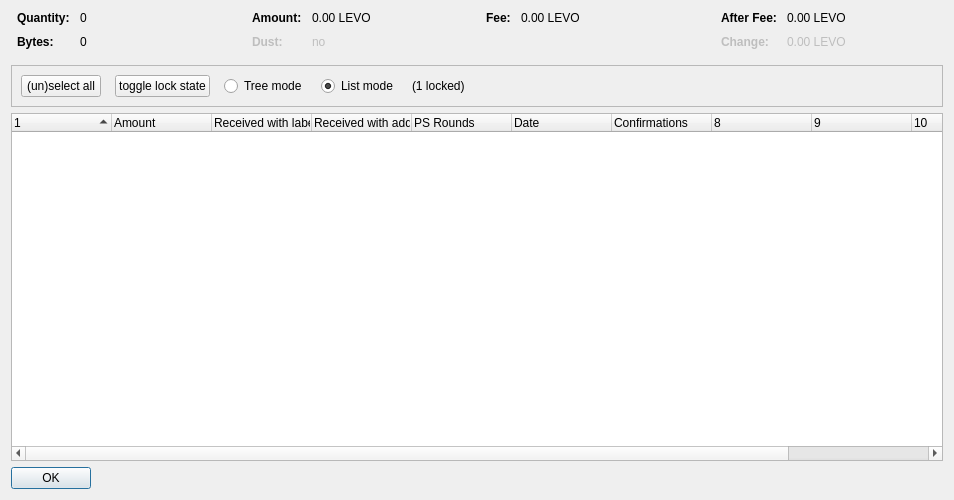
<?xml version="1.0" encoding="UTF-8"?>
<ui version="4.0">
 <class>CoinControlDialog</class>
 <widget class="QDialog" name="CoinControlDialog">
  <property name="geometry">
   <rect>
    <x>0</x>
    <y>0</y>
    <width>954</width>
    <height>500</height>
   </rect>
  </property>
  <property name="windowTitle">
   <string>Coin Selection</string>
  </property>
  <layout class="QVBoxLayout" name="verticalLayout">
   <item>
    <layout class="QHBoxLayout" name="horizontalLayoutTop" stretch="0,0,0,0">
     <property name="topMargin">
      <number>0</number>
     </property>
     <property name="bottomMargin">
      <number>10</number>
     </property>
     <item>
      <layout class="QFormLayout" name="formLayoutCoinControl1">
       <property name="horizontalSpacing">
        <number>10</number>
       </property>
       <property name="verticalSpacing">
        <number>10</number>
       </property>
       <property name="leftMargin">
        <number>6</number>
       </property>
       <property name="rightMargin">
        <number>6</number>
       </property>
       <item row="0" column="0">
        <widget class="QLabel" name="labelCoinControlQuantityText">
         <property name="font">
          <font>
           <weight>75</weight>
           <bold>true</bold>
          </font>
         </property>
         <property name="text">
          <string>Quantity:</string>
         </property>
        </widget>
       </item>
       <item row="0" column="1">
        <widget class="QLabel" name="labelCoinControlQuantity">
         <property name="cursor">
          <cursorShape>IBeamCursor</cursorShape>
         </property>
         <property name="contextMenuPolicy">
          <enum>Qt::ActionsContextMenu</enum>
         </property>
         <property name="text">
          <string notr="true">0</string>
         </property>
         <property name="textInteractionFlags">
          <set>Qt::LinksAccessibleByMouse|Qt::TextSelectableByKeyboard|Qt::TextSelectableByMouse</set>
         </property>
        </widget>
       </item>
       <item row="1" column="0">
        <widget class="QLabel" name="labelCoinControlBytesText">
         <property name="font">
          <font>
           <weight>75</weight>
           <bold>true</bold>
          </font>
         </property>
         <property name="text">
          <string>Bytes:</string>
         </property>
        </widget>
       </item>
       <item row="1" column="1">
        <widget class="QLabel" name="labelCoinControlBytes">
         <property name="cursor">
          <cursorShape>IBeamCursor</cursorShape>
         </property>
         <property name="contextMenuPolicy">
          <enum>Qt::ActionsContextMenu</enum>
         </property>
         <property name="text">
          <string notr="true">0</string>
         </property>
         <property name="textInteractionFlags">
          <set>Qt::LinksAccessibleByMouse|Qt::TextSelectableByKeyboard|Qt::TextSelectableByMouse</set>
         </property>
        </widget>
       </item>
      </layout>
     </item>
     <item>
      <layout class="QFormLayout" name="formLayoutCoinControl2">
       <property name="horizontalSpacing">
        <number>10</number>
       </property>
       <property name="verticalSpacing">
        <number>10</number>
       </property>
       <property name="leftMargin">
        <number>6</number>
       </property>
       <property name="rightMargin">
        <number>6</number>
       </property>
       <item row="0" column="0">
        <widget class="QLabel" name="labelCoinControlAmountText">
         <property name="font">
          <font>
           <weight>75</weight>
           <bold>true</bold>
          </font>
         </property>
         <property name="text">
          <string>Amount:</string>
         </property>
        </widget>
       </item>
       <item row="0" column="1">
        <widget class="QLabel" name="labelCoinControlAmount">
         <property name="cursor">
          <cursorShape>IBeamCursor</cursorShape>
         </property>
         <property name="contextMenuPolicy">
          <enum>Qt::ActionsContextMenu</enum>
         </property>
         <property name="text">
          <string notr="true">0.00 LEVO</string>
         </property>
         <property name="textInteractionFlags">
          <set>Qt::LinksAccessibleByMouse|Qt::TextSelectableByKeyboard|Qt::TextSelectableByMouse</set>
         </property>
        </widget>
       </item>
       <item row="1" column="0">
        <widget class="QLabel" name="labelCoinControlLowOutputText">
         <property name="enabled">
          <bool>false</bool>
         </property>
         <property name="font">
          <font>
           <weight>75</weight>
           <bold>true</bold>
          </font>
         </property>
         <property name="text">
          <string>Dust:</string>
         </property>
        </widget>
       </item>
       <item row="1" column="1">
        <widget class="QLabel" name="labelCoinControlLowOutput">
         <property name="enabled">
          <bool>false</bool>
         </property>
         <property name="cursor">
          <cursorShape>IBeamCursor</cursorShape>
         </property>
         <property name="contextMenuPolicy">
          <enum>Qt::ActionsContextMenu</enum>
         </property>
         <property name="text">
          <string notr="true">no</string>
         </property>
         <property name="textInteractionFlags">
          <set>Qt::LinksAccessibleByMouse|Qt::TextSelectableByKeyboard|Qt::TextSelectableByMouse</set>
         </property>
        </widget>
       </item>
      </layout>
     </item>
     <item>
      <layout class="QFormLayout" name="formLayoutCoinControl3">
       <property name="horizontalSpacing">
        <number>10</number>
       </property>
       <property name="verticalSpacing">
        <number>10</number>
       </property>
       <property name="leftMargin">
        <number>6</number>
       </property>
       <property name="rightMargin">
        <number>6</number>
       </property>
       <item row="0" column="0">
        <widget class="QLabel" name="labelCoinControlFeeText">
         <property name="font">
          <font>
           <weight>75</weight>
           <bold>true</bold>
          </font>
         </property>
         <property name="text">
          <string>Fee:</string>
         </property>
        </widget>
       </item>
       <item row="0" column="1">
        <widget class="QLabel" name="labelCoinControlFee">
         <property name="cursor">
          <cursorShape>IBeamCursor</cursorShape>
         </property>
         <property name="contextMenuPolicy">
          <enum>Qt::ActionsContextMenu</enum>
         </property>
         <property name="text">
          <string notr="true">0.00 LEVO</string>
         </property>
         <property name="textInteractionFlags">
          <set>Qt::LinksAccessibleByMouse|Qt::TextSelectableByKeyboard|Qt::TextSelectableByMouse</set>
         </property>
        </widget>
       </item>
      </layout>
     </item>
     <item>
      <layout class="QFormLayout" name="formLayoutCoinControl4">
       <property name="horizontalSpacing">
        <number>10</number>
       </property>
       <property name="verticalSpacing">
        <number>10</number>
       </property>
       <property name="leftMargin">
        <number>6</number>
       </property>
       <property name="rightMargin">
        <number>6</number>
       </property>
       <item row="0" column="0">
        <widget class="QLabel" name="labelCoinControlAfterFeeText">
         <property name="font">
          <font>
           <weight>75</weight>
           <bold>true</bold>
          </font>
         </property>
         <property name="text">
          <string>After Fee:</string>
         </property>
        </widget>
       </item>
       <item row="0" column="1">
        <widget class="QLabel" name="labelCoinControlAfterFee">
         <property name="cursor">
          <cursorShape>IBeamCursor</cursorShape>
         </property>
         <property name="contextMenuPolicy">
          <enum>Qt::ActionsContextMenu</enum>
         </property>
         <property name="text">
          <string notr="true">0.00 LEVO</string>
         </property>
         <property name="textInteractionFlags">
          <set>Qt::LinksAccessibleByMouse|Qt::TextSelectableByKeyboard|Qt::TextSelectableByMouse</set>
         </property>
        </widget>
       </item>
       <item row="1" column="0">
        <widget class="QLabel" name="labelCoinControlChangeText">
         <property name="enabled">
          <bool>false</bool>
         </property>
         <property name="font">
          <font>
           <weight>75</weight>
           <bold>true</bold>
          </font>
         </property>
         <property name="text">
          <string>Change:</string>
         </property>
        </widget>
       </item>
       <item row="1" column="1">
        <widget class="QLabel" name="labelCoinControlChange">
         <property name="enabled">
          <bool>false</bool>
         </property>
         <property name="cursor">
          <cursorShape>IBeamCursor</cursorShape>
         </property>
         <property name="contextMenuPolicy">
          <enum>Qt::ActionsContextMenu</enum>
         </property>
         <property name="text">
          <string notr="true">0.00 LEVO</string>
         </property>
         <property name="textInteractionFlags">
          <set>Qt::LinksAccessibleByMouse|Qt::TextSelectableByKeyboard|Qt::TextSelectableByMouse</set>
         </property>
        </widget>
       </item>
      </layout>
     </item>
    </layout>
   </item>
   <item>
    <widget class="QFrame" name="frame">
     <property name="minimumSize">
      <size>
       <width>0</width>
       <height>40</height>
      </size>
     </property>
     <property name="frameShape">
      <enum>QFrame::StyledPanel</enum>
     </property>
     <property name="frameShadow">
      <enum>QFrame::Sunken</enum>
     </property>
     <layout class="QHBoxLayout" name="horizontalLayout">
      <item>
       <layout class="QHBoxLayout" name="horizontalLayoutPanel" stretch="0,0,0,0,0,0">
        <property name="spacing">
         <number>14</number>
        </property>
        <item>
         <widget class="QPushButton" name="pushButtonSelectAll">
          <property name="sizePolicy">
           <sizepolicy hsizetype="Maximum" vsizetype="Fixed">
            <horstretch>0</horstretch>
            <verstretch>0</verstretch>
           </sizepolicy>
          </property>
          <property name="text">
           <string>(un)select all</string>
          </property>
          <property name="autoDefault">
           <bool>false</bool>
          </property>
         </widget>
        </item>
        <item>
         <widget class="QPushButton" name="pushButtonToggleLock">
          <property name="sizePolicy">
           <sizepolicy hsizetype="Maximum" vsizetype="Fixed">
            <horstretch>0</horstretch>
            <verstretch>0</verstretch>
           </sizepolicy>
          </property>
          <property name="text">
           <string>toggle lock state</string>
          </property>
          <property name="autoDefault">
           <bool>false</bool>
          </property>
         </widget>
        </item>
        <item>
         <widget class="QRadioButton" name="radioTreeMode">
          <property name="sizePolicy">
           <sizepolicy hsizetype="Maximum" vsizetype="Fixed">
            <horstretch>0</horstretch>
            <verstretch>0</verstretch>
           </sizepolicy>
          </property>
          <property name="text">
           <string>Tree mode</string>
          </property>
         </widget>
        </item>
        <item>
         <widget class="QRadioButton" name="radioListMode">
          <property name="sizePolicy">
           <sizepolicy hsizetype="Maximum" vsizetype="Fixed">
            <horstretch>0</horstretch>
            <verstretch>0</verstretch>
           </sizepolicy>
          </property>
          <property name="text">
           <string>List mode</string>
          </property>
          <property name="checked">
           <bool>true</bool>
          </property>
         </widget>
        </item>
        <item>
         <widget class="QLabel" name="labelLocked">
          <property name="text">
           <string>(1 locked)</string>
          </property>
         </widget>
        </item>
        <item>
         <spacer name="horizontalSpacer">
          <property name="orientation">
           <enum>Qt::Horizontal</enum>
          </property>
          <property name="sizeHint" stdset="0">
           <size>
            <width>40</width>
            <height>20</height>
           </size>
          </property>
         </spacer>
        </item>
       </layout>
      </item>
     </layout>
    </widget>
   </item>
   <item>
    <widget class="CoinControlTreeWidget" name="treeWidget">
     <property name="contextMenuPolicy">
      <enum>Qt::CustomContextMenu</enum>
     </property>
     <property name="sortingEnabled">
      <bool>false</bool>
     </property>
     <property name="columnCount">
      <number>11</number>
     </property>
     <attribute name="headerShowSortIndicator" stdset="0">
      <bool>true</bool>
     </attribute>
     <attribute name="headerStretchLastSection">
      <bool>false</bool>
     </attribute>
     <column>
      <property name="text">
       <string/>
      </property>
     </column>
     <column>
      <property name="text">
       <string>Amount</string>
      </property>
     </column>
     <column>
      <property name="text">
       <string>Received with label</string>
      </property>
     </column>
     <column>
      <property name="text">
       <string>Received with address</string>
      </property>
     </column>
     <column>
      <property name="text">
       <string>PS Rounds</string>
      </property>
     </column>
     <column>
      <property name="text">
       <string>Date</string>
      </property>
     </column>
     <column>
      <property name="text">
       <string>Confirmations</string>
      </property>
      <property name="toolTip">
       <string>Confirmed</string>
      </property>
     </column>
     <column>
      <property name="text">
       <string/>
      </property>
     </column>
     <column>
      <property name="text">
       <string/>
      </property>
     </column>
     <column>
      <property name="text">
       <string/>
      </property>
     </column>
     <column>
      <property name="text">
       <string/>
      </property>
     </column>
    </widget>
   </item>
   <item>
    <widget class="QDialogButtonBox" name="buttonBox">
     <property name="sizePolicy">
      <sizepolicy hsizetype="Maximum" vsizetype="Fixed">
       <horstretch>0</horstretch>
       <verstretch>0</verstretch>
      </sizepolicy>
     </property>
     <property name="orientation">
      <enum>Qt::Horizontal</enum>
     </property>
     <property name="standardButtons">
      <set>QDialogButtonBox::Ok</set>
     </property>
    </widget>
   </item>
  </layout>
 </widget>
 <customwidgets>
  <customwidget>
   <class>CoinControlTreeWidget</class>
   <extends>QTreeWidget</extends>
   <header>coincontroltreewidget.h</header>
  </customwidget>
 </customwidgets>
 <resources/>
 <connections/>
</ui>
